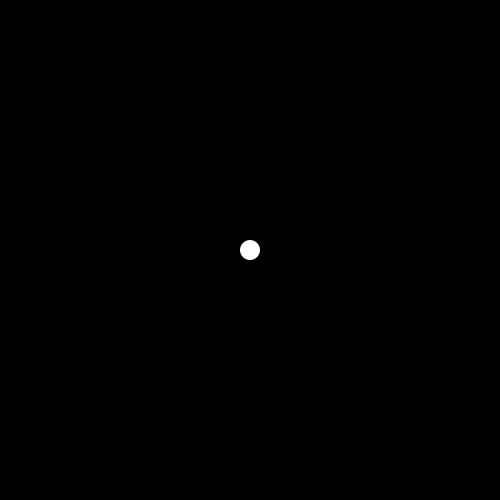
Frame 1 (no input)
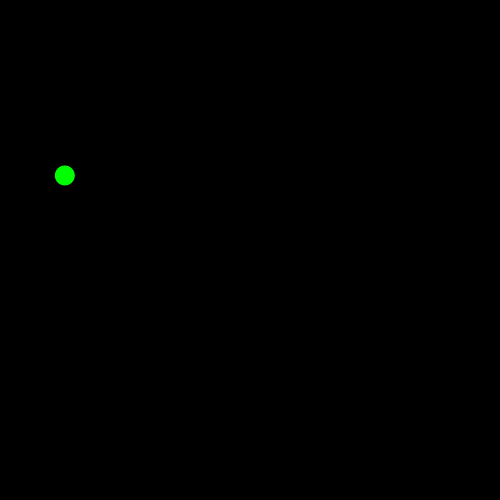
Frame 60 (the mouse pressed at the canvas centre just before this capture)
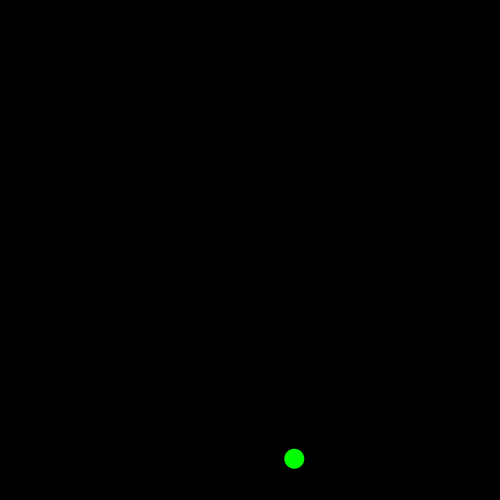
Frame 120 (the mouse held since frame 60 and released just before this capture)

The Processing sketch that drew these frames (run headless with seeded random() and noise(); from frame 60 on, the mouse is pressed at the canvas centre):

// Processing sketch: processing_105409
// ── processing_105409.pde

float posX;
float posY;

float ballattop;
float ballatbottom;
float ballatleft;
float ballatright;

float targetposX;
float targetposY;

color red = color(255,0,0);
color blue = color (0,0,255);
color green = color (0,255,0);
color white = color (255);
color ballColor=(255);

void setup(){
size(500,500);
posX= width/2;
posY=height/2;
targetposX=width/2;
targetposY=500;
}

void draw (){
  background (0);
  
  fill(ballColor);
  noStroke();
  ellipse(posX, posY, 20, 20);
  posX= posX - (posX-targetposX)/8;
  posY= posY - (posY-targetposY)/8;
 
  
  //bottom side
   if ((posX>0) && (posX<500) && (posY>490)){
   ballattop=0;
   ballatleft=0;
   ballatright=0;
   ballatbottom=random(0,3);
   
   ballColor=blue;}
   
   if ((ballatbottom>0)&&(ballatbottom<1.1)){  //ball goes up
     ballatbottom=0;
     targetposX= random(100,400);
     targetposY=0;
    
   }
   
   if ((ballatbottom>1)&&(ballatbottom<2.1)){  //ball goes right
     ballatbottom=0;
     targetposX=500;
     targetposY=random(100,400);
   }
   
   if ((ballatbottom>2)&(ballatbottom<3.1)){  //ball goes left
     ballatbottom=0;
     targetposX=0;
     targetposY=random(100,400);
   }
   
   //right side
   if ((posX>480) && (posY>0) && (posY<500)){
   
   ballattop=0;
   ballatleft=0;
   ballatbottom=0;
   ballatright=random(0,3);
   ballColor=green;}
   
   if ((ballatright>0)&&(ballatright<1.1)){  //ball goes up
     ballatright=0;
     targetposX= random(100,400);
     targetposY=0;
   }
   
   if ((ballatright>1)&&(ballatright<2.1)){  //ball goes down
     ballatright=0;
     targetposX=random(100,400);
     targetposY=500;
   }
   
   if ((ballatright>2)&&(ballatright<3.1)){  //ball goes left
     ballatright=0;
     targetposX=0;
     targetposY=random(100,400);
   }
   
   //top side
   if ((posX>0) && (posX<495) && (posY<5)){
   ballatbottom=0;
   ballatleft=0;
   ballatright=0;
   ballattop=random(0,3);
   ballColor= white;}
   
   if ((ballattop>0)&&(ballattop<1.1)){  //ball goes right
     ballattop=0;
     targetposX= 500;
     targetposY= random(100,400);
   }
   
   if ((ballattop>1)&&(ballattop<2.1)){  //ball goes down
     ballattop=0;
     targetposX=random(100,400);
     targetposY=500;
   }
   
   if ((ballattop>2)&&(ballattop<3.1)){  //ball goes left
     ballattop=0;
     targetposX=0;
     targetposY=random(100,400);
   }
   
   //left side
   if ((posX<5) && (posY>0) && (posY<495)){
   ballatbottom=0;
   ballatright=0;
   ballattop=0;
   ballatleft=random(0,3);
   ballColor=red;}
   
   if ((ballatleft>0)&&(ballatleft<1.1)){  //ball goes up
     ballatleft=0;
     targetposX= random(100,400);
     targetposY=0;
   }
   
   if ((ballatleft>1)&&(ballatleft<2.1)){  //ball goes down
     ballatleft=0;
     targetposX=random(100,400);
     targetposY=500;
   }
   
   if ((ballatleft>2)&&(ballatleft<3.1)){  //ball goes right
     ballatleft=0;
     targetposX=500;
     targetposY=random(100,400);
   }

}
